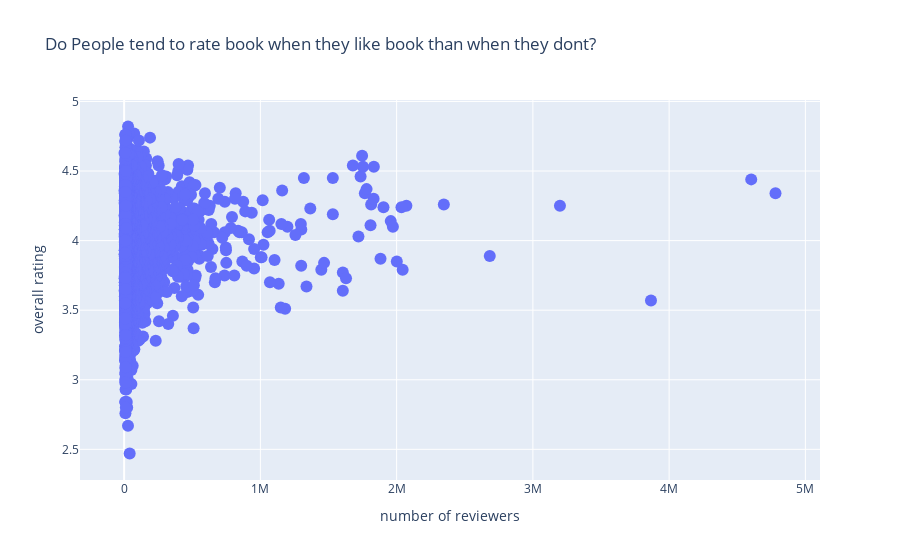

The code cell stored with this chart in its notebook:
### Code cell
data=go.Scatter(x=books['ratings_count'] , # x data
                y=books['average_rating'] , # y data
                mode='markers' , # drawing mode for scatter trace
                #marker_color=books['title'] , # color by population
                marker_size= 12, # size of markers
                text=books['title'] ) # hover text goes here
layout = go.Layout(title ='Do People tend to rate book when they like book than when they dont?',
                   xaxis =dict(title='number of reviewers'),
                   yaxis =dict(title='overall rating'))
fig = go.Figure(data=data, layout=layout)
fig.show()

### Figure 1 — Plotly figure (JSON) as saved in the notebook; plotly's stock layout.template omitted (floating-point values rounded to 4 significant figures; data arrays with more than 128 entries replaced by an {"elided": "..."} marker saying what was removed)
{"data": [{"marker": {"size": 12}, "mode": "markers", "text": {"elided": "10000 str values"}, "type": "scatter", "x": {"elided": "10000 int values"}, "y": {"elided": "10000 float values"}}], "layout": {"title": {"text": "Do People tend to rate book when they like book than when they dont?"}, "xaxis": {"title": {"text": "number of reviewers"}}, "yaxis": {"title": {"text": "overall rating"}}}}
